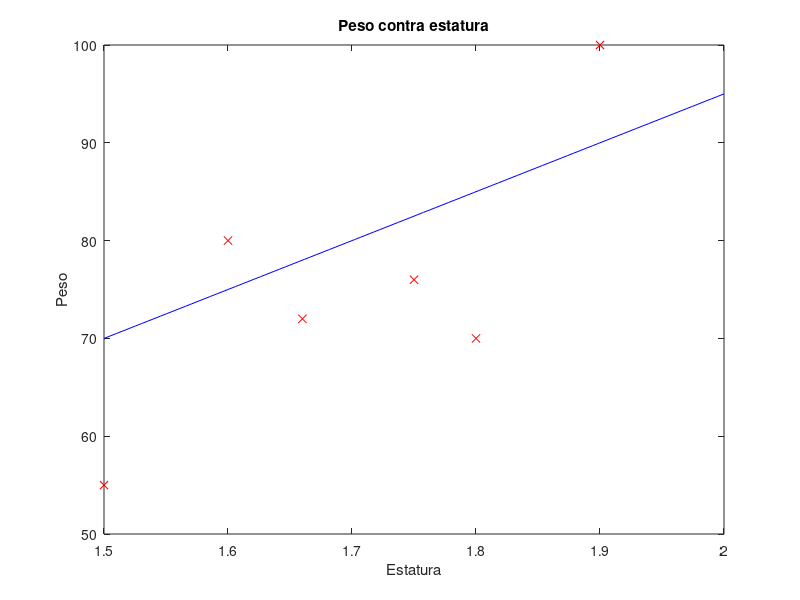

MATLAB code to generate this figure:
figure;
x = [1.6 1.8 1.5 1.75 1.66 1.9];
y = [80 70 55 76 72 100];

plot(x, y, 'rx', 'MarkerSize', 6);
title('Peso contra estatura');
xlabel('Estatura');
ylabel('Peso');

hold on

x = linspace(1.5, 2, 100);
y = 50 * x - 5;
plot(x, y, "b");

hold off